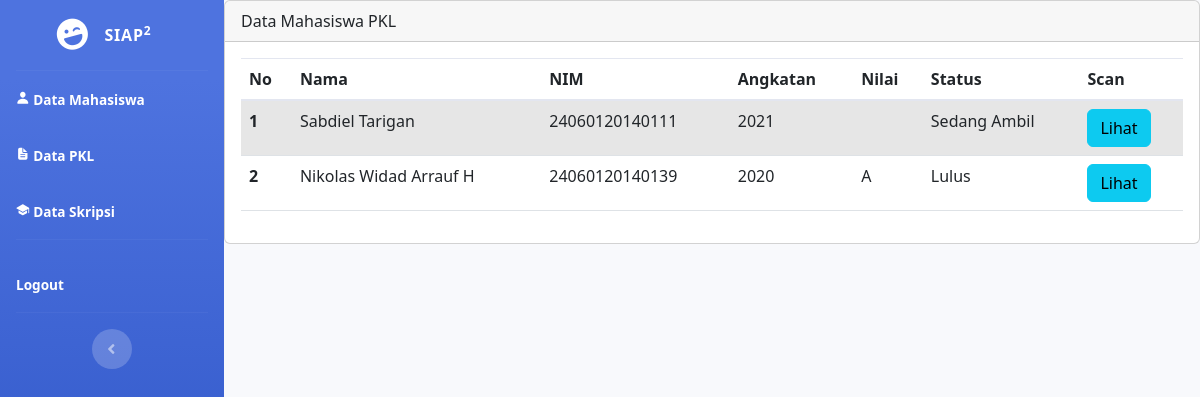
The app's page /departemen_pkl.php with its own data.
### tables this page shows
CREATE TABLE `pkl` (
  `id` int(11) NOT NULL,
  `nim` bigint(14) DEFAULT NULL,
  `id_status` varchar(255) DEFAULT NULL,
  `nilai` varchar(1) DEFAULT NULL,
  `scan` varchar(45) DEFAULT NULL,
  `verif` enum('Sudah','Belum') NOT NULL
);

CREATE TABLE `mhs` (
  `id_user` int(11) NOT NULL,
  `nim` bigint(14) NOT NULL,
  `foto` varchar(255) NOT NULL,
  `nama` varchar(45) DEFAULT NULL,
  `angkatan` int(11) DEFAULT NULL,
  `status_mhs` varchar(30) NOT NULL,
  `nip` bigint(20) NOT NULL,
  `hp` bigint(12) DEFAULT NULL,
  `email` varchar(45) DEFAULT NULL,
  `alamat` varchar(255) DEFAULT NULL,
  `id_provinsi` int(11) DEFAULT NULL,
  `id_kabupaten` int(11) DEFAULT NULL
);

### departemen_pkl.php (the view, shortened to what this page needs)
<?php
require_once 'config.php';
?>
<!DOCTYPE html>
<html lang="en">
<head>
</head>
<body id="page-top">
    <div id="wrapper">
        <div id="content-wrapper" class="d-flex flex-column">
            <div id="content">
                <div class="card">
                    <div class="card-header">Data Mahasiswa PKL</div>
                    <div class="card-body">
                    <table class="table table-striped table-hover">
                        <thead>
                            <tr>
                            <th scope="col">No</th>
                            <th scope="col">Nama</th>
                            <th scope="col">NIM</th>
                            <th scope="col">Angkatan</th>
                            <th scope="col">Nilai</th>
                            <th scope="col">Status</th>
                            <th scope="col">Scan</th>
                            </tr>
                        </thead>
                        <tbody>
                        <?php
                        $query = "SELECT * FROM pkl as s INNER JOIN mhs as m ON s.nim = m.nim " ;
                        $result = $conn->query($query);
                        $i = 1;
                        while ($row = $result->fetch_assoc()) {
                            echo "<tr>";
                            echo "<th>".$i."</th>";
                            echo "<td>".$row['nama']."</td>";
                            echo "<td>".$row['nim']."</td>";
                            echo "<td>".$row['angkatan']."</td>";
                            echo "<td>".$row['nilai']."</td>";
                            echo "<td>".$row['id_status']."</td>";
                            echo '<td><a class="btn btn-info" href="upload/' .$row['scan'] . '">Lihat</a></td>';
                            echo "</tr>";
                            $i++;
                        }
                        echo '</tbody>';
                        echo '</table>';
                        ?>
                    </div>
                </div>
            </div>
        </div>
    </div>
</body>
</html>

### records on screen
pkl: mhs.nama "Sabdiel Tarigan", mhs.nim "24060120140111", mhs.angkatan "2021", id_status "Sedang Ambil"
pkl: mhs.nama "Nikolas Widad Arrauf H", mhs.nim "24060120140139", mhs.angkatan "2020", nilai "A", id_status "Lulus"
